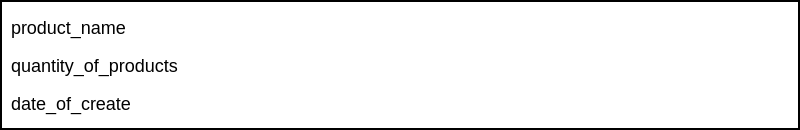
<?xml version="1.0" encoding="UTF-8"?>
<ui version="4.0">
 <class>OrderCard</class>
 <widget class="QWidget" name="OrderCard">
  <property name="geometry">
   <rect>
    <x>0</x>
    <y>0</y>
    <width>800</width>
    <height>130</height>
   </rect>
  </property>
  <property name="windowTitle">
   <string>Form</string>
  </property>
  <property name="styleSheet">
   <string notr="true">background-color: #fff; color: #000; font-size: 18px; border: 2px solid black</string>
  </property>
  <layout class="QVBoxLayout" name="verticalLayout">
   <item>
    <widget class="QLabel" name="product_name">
     <property name="styleSheet">
      <string notr="true">border: none</string>
     </property>
     <property name="text">
      <string>product_name</string>
     </property>
    </widget>
   </item>
   <item>
    <widget class="QLabel" name="quantity_of_products">
     <property name="styleSheet">
      <string notr="true">border: none</string>
     </property>
     <property name="text">
      <string>quantity_of_products</string>
     </property>
    </widget>
   </item>
   <item>
    <widget class="QLabel" name="date_of_create">
     <property name="styleSheet">
      <string notr="true">border: none</string>
     </property>
     <property name="text">
      <string>date_of_create</string>
     </property>
    </widget>
   </item>
  </layout>
 </widget>
 <resources/>
 <connections/>
</ui>
